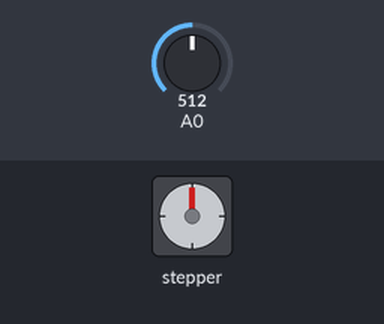
A sketch run on a simulated Arduino Uno, built with avr-gcc and run on an emulated ATmega328P. Shown: stepper motor. Inputs (shaded band) come from the test bench; at power-on: A0 = 512. Stepper angles assume 2048 steps per turn.

Above: at 1.2 s.
1.3 s: A0 set to 519
2.8 s: A0 set to 544
At 4.71 s:
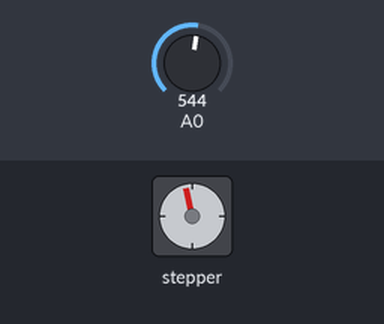
5.8 s: A0 set to 716
At 6.47 s:
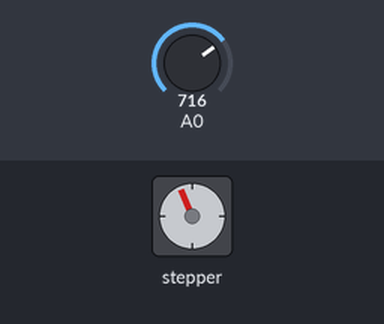
8.8 s: A0 set to 900
At 9.0 s:
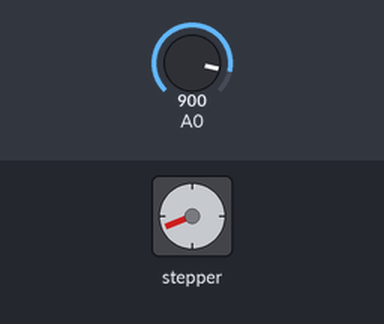
Timing chart, 0 to 15.8 s (numbered marks = the images above; inputs shaded):
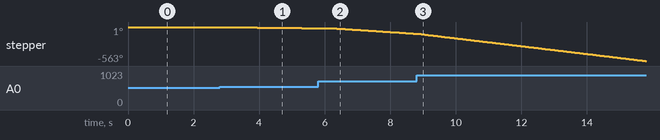

Measured:
- the behaviour switches between 525 and 526 on A0 (found by bisection; images 0 and 1)
- after the input at 1.3 s, every drawn part: stays the same
- after the input at 2.8 s, stepper: keeps turning counter-clockwise at about 6°/s, starting at once

The sketch:

stepper_simple_2.ino
```cpp
#include <Stepper.h>

const int stepsPerRevolution = 2048;  // change this to fit the number of steps per revolution
// for your motor


// initialize the stepper library on pins 8 through 11:
Stepper myStepper(stepsPerRevolution, 3, 5, 4, 6);

int stepCount = 0;  // number of steps the motor has taken

void setup() {
  // nothing to do inside the setup

}

void loop() {
  // read the sensor value:
  int sensorReading = analogRead(A0);

  sensorReading = sensorReading + 20;
  // map it to a range from 0 to 100:
  int motorSpeed = map(sensorReading, 0, 1023, 15, -15);


  // set the motor speed:
  if (motorSpeed > 1) {
    myStepper.setSpeed(motorSpeed);
    // step 1/100 of a revolution:
    myStepper.step(stepsPerRevolution / 100);
  }

  if (motorSpeed < 0) {
    myStepper.setSpeed(-motorSpeed);
    // step 1/100 of a revolution:
    myStepper.step(-stepsPerRevolution / 100);
  }


}
```
